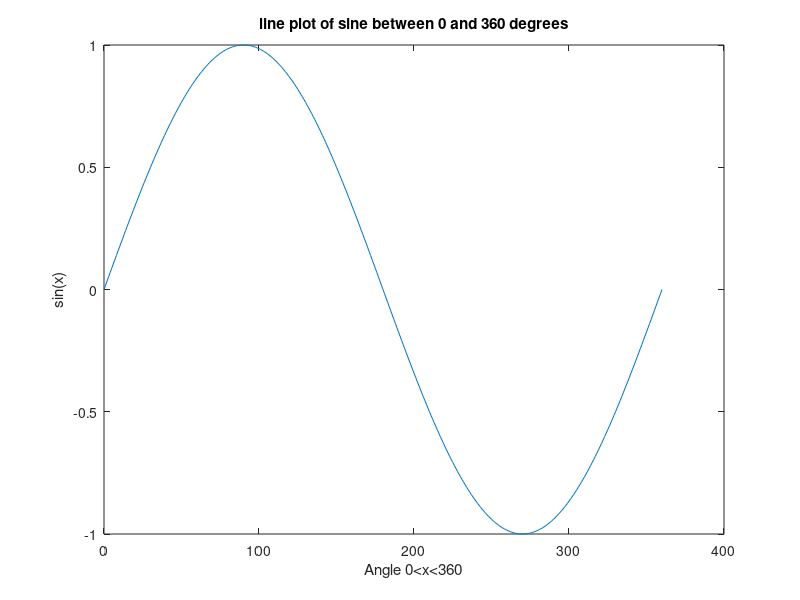

Here is the MATLAB script that generated this plot:
clear all;clc
x=[1:10];
y=x.^2;
plot(x,y)
clear all
x=0:360;%degrees
y=sin(x*pi/180);
plot(x,y);
xlabel('Angle 0<x<360');
ylabel('sin(x)');
title('line plot of sine between 0 and 360 degrees')
clear all

